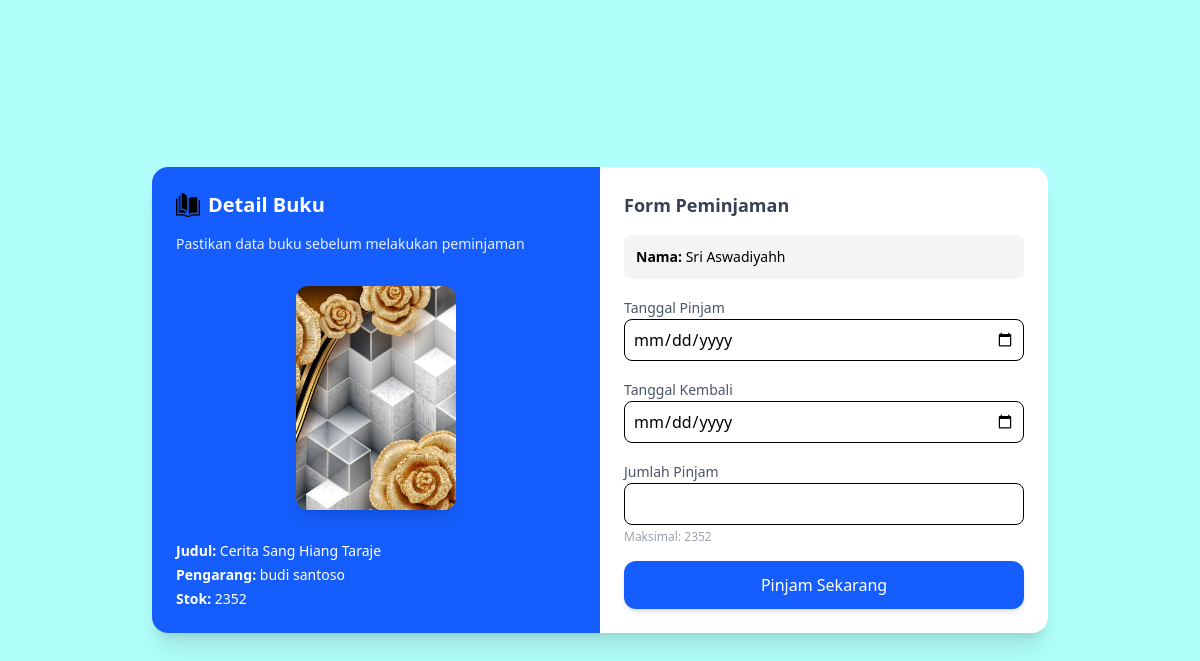
The app's page /user/pinjam_buku.php?id=15 (signed in), older data.
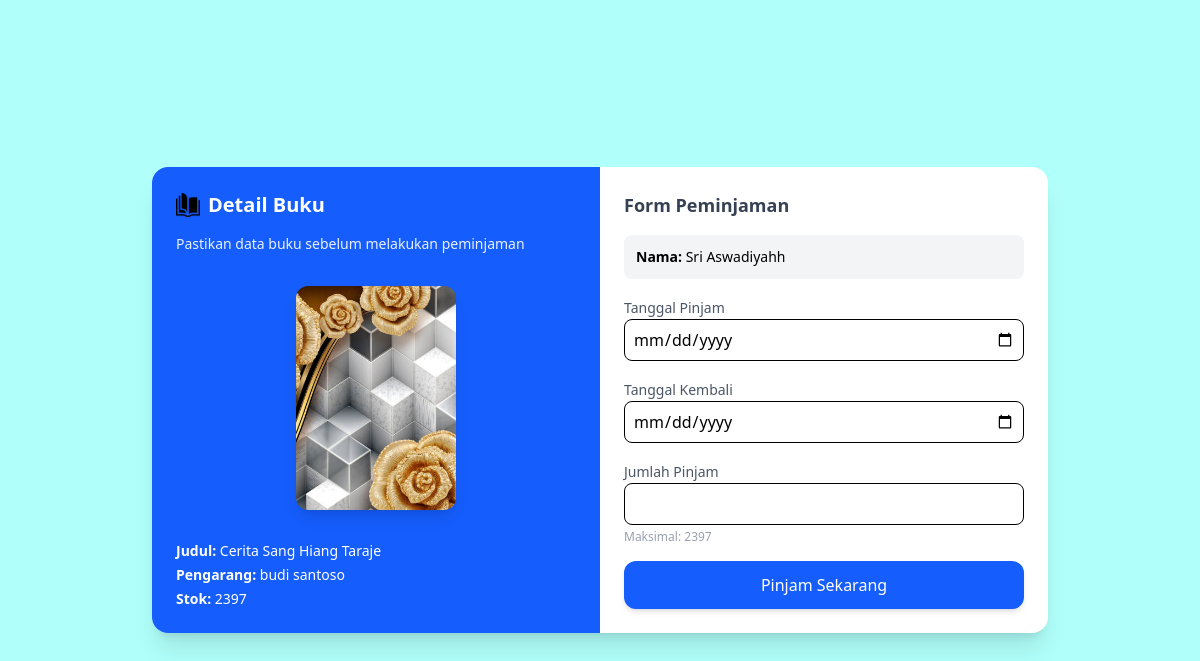
The same page, newer data.
### tables this page shows
CREATE TABLE `buku` (
  `id_buku` int(11) NOT NULL,
  `judul_buku` varchar(100) NOT NULL,
  `pengarang` varchar(100) NOT NULL,
  `tahun_terbit` year(4) NOT NULL,
  `stok` varchar(100) NOT NULL,
  `cover` varchar(100) NOT NULL,
  `penerbit` varchar(100) NOT NULL,
  `kategori` enum('pelajaran','novel','komik','filsafat') DEFAULT NULL
);

CREATE TABLE `users` (
  `id_users` int(11) NOT NULL,
  `nama` varchar(100) NOT NULL,
  `kelas` varchar(100) DEFAULT NULL,
  `username` varchar(100) NOT NULL,
  `password` varchar(100) NOT NULL,
  `level` enum('admin','siswa') NOT NULL,
  `status` enum('aktif','non_aktif') NOT NULL,
  `last_login` datetime DEFAULT NULL,
  `created_at` timestamp NOT NULL DEFAULT current_timestamp()
);

### user/pinjam_buku.php (the view, shortened to what this page needs)
<?php
include '../config/koneksi.php';
$id_users = $_SESSION['id_users'];
$id_buku = $_GET['id'];
$query_user = mysqli_query($koneksi, "SELECT * FROM users WHERE id_users='$id_users'");
$user = mysqli_fetch_assoc($query_user);
$query_buku = mysqli_query($koneksi, "SELECT * FROM buku WHERE id_buku='$id_buku'");
$buku = mysqli_fetch_assoc($query_buku);
?>
<!DOCTYPE html>
<html lang="en">
<head>
    <link rel="stylesheet" href="../public/src/output.css">
</head>
<body class="bg-[#B0FFFA] from-blue-100 to-blue-300 min-h-screen flex items-center justify-center font-sans">
    <div class="bg-white rounded-2xl shadow-xl overflow-hidden w-full max-w-4xl grid md:grid-cols-2">
        <div class="bg-blue-600 text-white p-6 flex flex-col justify-between">
            <div class="flex items-center gap-2 mb-2">
                <img src="../resources/img/buku.png" class="w-6 h-6">
                <h2 class="text-xl font-bold">Detail Buku</h2>
            </div>
            <p class="text-sm opacity-90">Pastikan data buku sebelum melakukan peminjaman</p>
            <div class="mt-6 flex justify-center">
                <?php if (!empty($buku['cover'])) { ?>
                    <img src="../uploads/<?= $buku['cover']; ?>" class="w-40 h-56 object-cover rounded-xl shadow-lg">
                <?php } else { ?>
                    <div class="w-40 h-56 bg-white/20 flex items-center justify-center rounded-xl">
                        No Cover
                    </div>
                <?php } ?>
            </div>
            <div class="mt-6 text-sm space-y-1">
                <p><b>Judul:</b> <?= $buku['judul_buku']; ?></p>
                <p><b>Pengarang:</b> <?= $buku['pengarang']; ?></p>
                <p><b>Stok:</b> <?= $buku['stok']; ?></p>
            </div>
        </div>
        <div class="p-6">
            <h2 class="text-lg font-bold mb-4 text-gray-700">Form Peminjaman</h2>
            <div class="bg-gray-100 p-3 rounded-lg mb-4 text-sm">
                <p><b>Nama:</b> <?= $user['nama'] ?: 'Belum ada nama'; ?></p>
            </div>
            <form action="../aksi/aksi_peminjaman_buku.php" method="post" class="space-y-4">
                <div>
                    <label class="text-sm text-gray-600">Tanggal Pinjam</label>
                    <input type="date" name="tanggal_pinjam" required
                        class="w-full p-2 border rounded-lg focus:ring-2 focus:ring-blue-400 outline-none">
                </div>
                <div>
                    <label class="text-sm text-gray-600">Tanggal Kembali</label>
                    <input type="date" name="tanggal_kembali" required
                        class="w-full p-2 border rounded-lg focus:ring-2 focus:ring-blue-400">
                </div>
                <div>
                    <label class="text-sm text-gray-600">Jumlah Pinjam</label>
                    <input type="number" name="total_pinjam" min="1" max="<?= $buku['stok']; ?>" required
                        class="w-full p-2 border rounded-lg focus:ring-2 focus:ring-blue-400">
                    <p class="text-xs text-gray-400 mt-1">Maksimal: <?= $buku['stok']; ?></p>
                </div>
                <button
                    class="w-full bg-blue-600 text-white py-3 rounded-xl hover:bg-blue-700 transition shadow-md hover:scale-105">
                    Pinjam Sekarang
                </button>
            </form>
        </div>
    </div>
</body>
</html>

Row changes from the older to the newer data that the page shows:
changed buku "Cerita Sang Hiang Taraje": stok "2352" → "2397"
